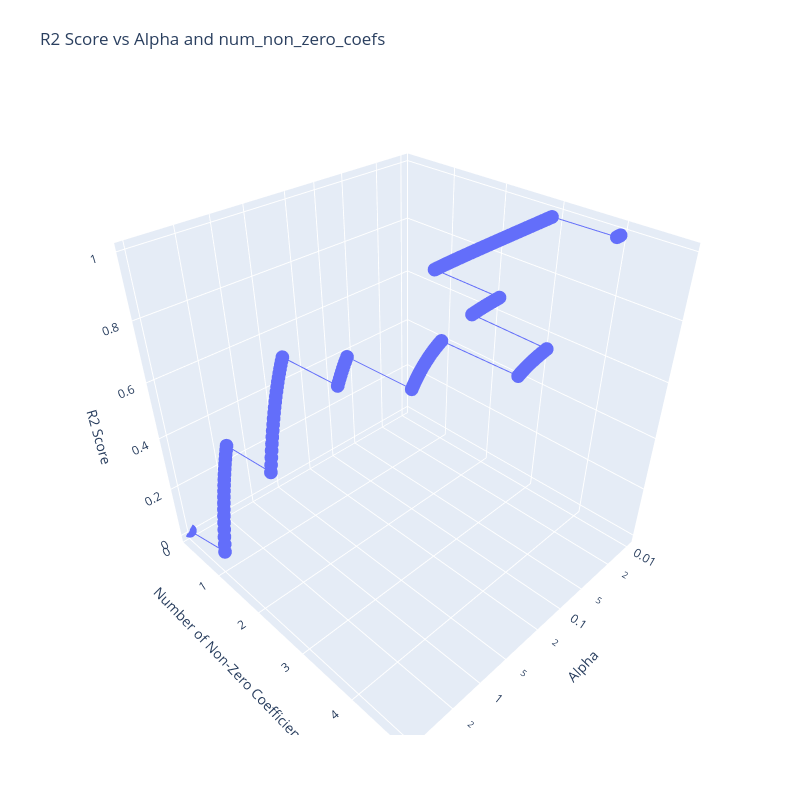

The cell this chart's notebook holds for it:
### Code cell
import numpy as np
from sklearn.linear_model import Lasso

alphas_tmp = range(-200, 200, 1)
alphas = [10 ** (i/100) for i in alphas_tmp]

output = pd.DataFrame(columns=['alpha', 'num_non_zero_coefs', 'r2_score'])
for alpha in alphas:
    lasso_model = Lasso(alpha=alpha).fit(X, y)
    num_non_zero_coefs = np.sum(lasso_model.coef_ != 0)
    #print(f"Alpha: {alpha}, Number of Non-Zero Coefficients: {num_non_zero_coefs}")
    #print(f"R2 score for alpha={alpha}: {lasso_model.score(X, y)}")
    output = pd.concat([output, pd.DataFrame({'alpha': [alpha], 'num_non_zero_coefs': [num_non_zero_coefs], 'r2_score': [lasso_model.score(X, y)]})], ignore_index=True)
    if num_non_zero_coefs == 0:
        print(f"All coefficients are zero for alpha={alpha}. Stopping the loop.")
        break

# Create a 3D scatter plot of the R2 scores as a function of alpha and num_non_zero_coefs
fig = go.Figure(data=[go.Scatter3d(z=output['r2_score'],
                         x=output['alpha'],
                         y=output['num_non_zero_coefs'])])

fig.update_layout(title='R2 Score vs Alpha and num_non_zero_coefs', autosize=False,
                  width=800, height=800,
                  margin=dict(l=65, r=50, b=65, t=90))
fig.update_layout(scene=dict(
                    yaxis=dict(range=[0,5]),
                    xaxis=dict(type='log'),
                    xaxis_title='Alpha',
                    yaxis_title='Number of Non-Zero Coefficients',
                    zaxis_title='R2 Score'))
fig.show()

### Figure 1 — Plotly figure (JSON) as saved in the notebook; plotly's stock layout.template omitted (floating-point values rounded to 4 significant figures; data arrays with more than 128 entries replaced by an {"elided": "..."} marker saying what was removed)
{"data": [{"type": "scatter3d", "x": {"elided": "269 float values"}, "y": {"elided": "269 int values"}, "z": {"elided": "269 float values"}}], "layout": {"autosize": false, "height": 800, "margin": {"b": 65, "l": 65, "r": 50, "t": 90}, "scene": {"xaxis": {"title": {"text": "Alpha"}, "type": "log"}, "yaxis": {"range": [0, 5], "title": {"text": "Number of Non-Zero Coefficients"}}, "zaxis": {"title": {"text": "R2 Score"}}}, "title": {"text": "R2 Score vs Alpha and num_non_zero_coefs"}, "width": 800}}
